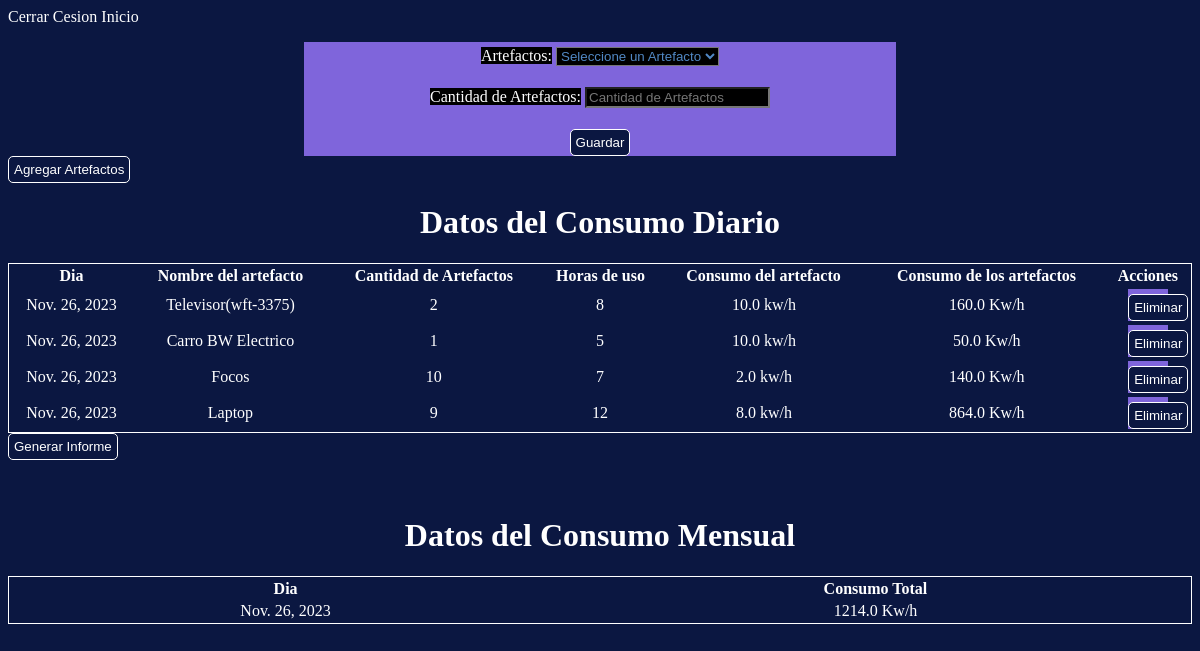
The page /paginaUsuario/inventario/ (signed in) on the database its author committed.
### energy/models.py (models this page shows, shortened)
class Inventario(models.Model):
    user = models.ForeignKey(User, on_delete=models.CASCADE)
    artefacto = Artefactos.objects.all()
    dia = models.DateField(default=datetime.now)
    nombre = models.CharField(max_length=20)
    horasDeUso = models.IntegerField(default=0)
    cantidadArtefactos = models.IntegerField()
    consumoArtefacto = models.FloatField(default=0)
    consumoTotal = models.FloatField(default=0)

class ConsumoDiarioMensual(models.Model):
    user = models.ForeignKey(User, on_delete=models.CASCADE)
    inventario = models.ForeignKey(Inventario, on_delete=models.SET_NULL, null=True)
    dia = models.DateField(auto_now_add=True)  # Cambiado a auto_now_add para obtener la fecha actual en la creación del objeto
    consumoTotal = models.FloatField(default=0)  # Valor predeterminado actualizado a 0
    consumoTotalMensual = models.FloatField(default=0)

### energy/views.py (the view, shortened to what this page needs)
# urls.py: path('paginaUsuario/inventario/', inventario, name="inventario"),
def inventario(request):
    if request.user.is_authenticated:
        inventarioArtefacto = Inventario.objects.filter(user=request.user)
        consumoDiarioDelMes = ConsumoDiarioMensual.objects.filter(user=request.user)
        if request.method == 'GET':
            form = InventarioForm(user=request.user)
            return render(request, 'energy/home/inventario.html', {
                'form': form,
                'inventarioArtefacto': inventarioArtefacto,
                'consumoDiarioDelMes': consumoDiarioDelMes,
            })
    else:
        return render(request, 'energy/home/inventario.html', {
            'eliminar': eliminarDiaEnInventario,
        })

### energy/forms.py
class InventarioForm(forms.ModelForm):
    artefactos = forms.ModelChoiceField(
        widget=forms.Select(attrs={'placeholder': 'Artefactos'}),
        queryset=Artefactos.objects.all(),  # Inicialmente todos los artefactos, se actualizará en el __init__
        empty_label='Seleccione un Artefacto',
        required=True,
    )
    class Meta:
        model = Inventario
        fields = ('artefactos', 'cantidadArtefactos')
        widgets = {
            'cantidadArtefactos': forms.NumberInput(attrs={'placeholder': 'Cantidad de Artefactos'}),
        }
        labels = {
            'artefactos': 'Artefacto',
            'cantidadArtefactos': 'Cantidad de Artefactos',
        }
    def __init__(self, user, *args, **kwargs):
        super(InventarioForm, self).__init__(*args, **kwargs)
        self.fields['artefactos'].queryset = Artefactos.objects.filter(user=user)

### energy/models.py (called while the page is built)
    def __str__(self):
        return f"{self.nombreArtefacto}"

### energy/templates/energy/home/inventario.html (shortened to what this page needs)
<!DOCTYPE html>
<html lang="en">
<head>
</head>
<body>
<a href="{% url 'cerrarSesion' %}">Cerrar Cesion</a>
<a href="{% url 'paginaUsuario' %}">Inicio</a>
<form method="post" action="{% url 'inventario' %}">
  {{ form.as_p }}
  <button type="submit">Guardar</button>
</form>
<button type="submit" ><a href="{% url 'artefacto' %}">Agregar Artefactos</a></button>
<h1>Datos del Consumo Diario</h1>
<table>
  <tr>
      <th>Dia</th>
      <th>Nombre del artefacto</th>
      <th>Cantidad de Artefactos</th>
      <th>Horas de uso</th>
      <th>Consumo del artefacto</th>
      <th>Consumo de los artefactos</th>
      <th>Acciones</th>
  </tr>
  {% for inventario in inventarioArtefacto %}
    <tr>
        <td>{{ inventario.dia }}</td>
        <td>{{ inventario.nombre }}</td>
        <td>{{ inventario.cantidadArtefactos }}</td>
        <td>{{ inventario.horasDeUso }}</td>
        <td>{{ inventario.consumoArtefacto }} kw/h</td>
        <td>{{ inventario.consumoTotal }} Kw/h</td>
        <td>
        <form method="post" action="{% url 'eliminarDiaEnInventario' inventario.id %}">
          <button type="submit">Eliminar</button>
        </form>
        </td>
    </tr>
  {% endfor %}
</table>
    <button type="submit" ><a href="{% url 'informe' %}">Generar Informe</a></button>
<br> <br> <br>
<h1>Datos del Consumo Mensual</h1>
    <table>
      <tr>
          <th>Dia</th>
            <th>Consumo Total</th>
      </tr>
      {% for consumo in consumoDiarioDelMes %}
        <tr>
            <td>{{ consumo.dia }}</td>
            <td>{{ consumo.consumoTotal }} Kw/h</td>
        </tr>
      {% endfor %}
    </table>
</body>
</html>

### rows shown on the page
Inventario: dia "Nov. 26, 2023", nombre "Televisor(wft-3375)", cantidadArtefactos "2", horasDeUso "8", consumoArtefacto "10.0", consumoTotal "160.0"
Inventario: dia "Nov. 26, 2023", nombre "Carro BW Electrico", cantidadArtefactos "1", horasDeUso "5", consumoArtefacto "10.0", consumoTotal "50.0"
Inventario: dia "Nov. 26, 2023", nombre "Focos", cantidadArtefactos "10", horasDeUso "7", consumoArtefacto "2.0", consumoTotal "140.0"
Inventario: dia "Nov. 26, 2023", nombre "Laptop", cantidadArtefactos "9", horasDeUso "12", consumoArtefacto "8.0", consumoTotal "864.0"
ConsumoDiarioMensual: dia "Nov. 26, 2023", consumoTotal "1214.0"
